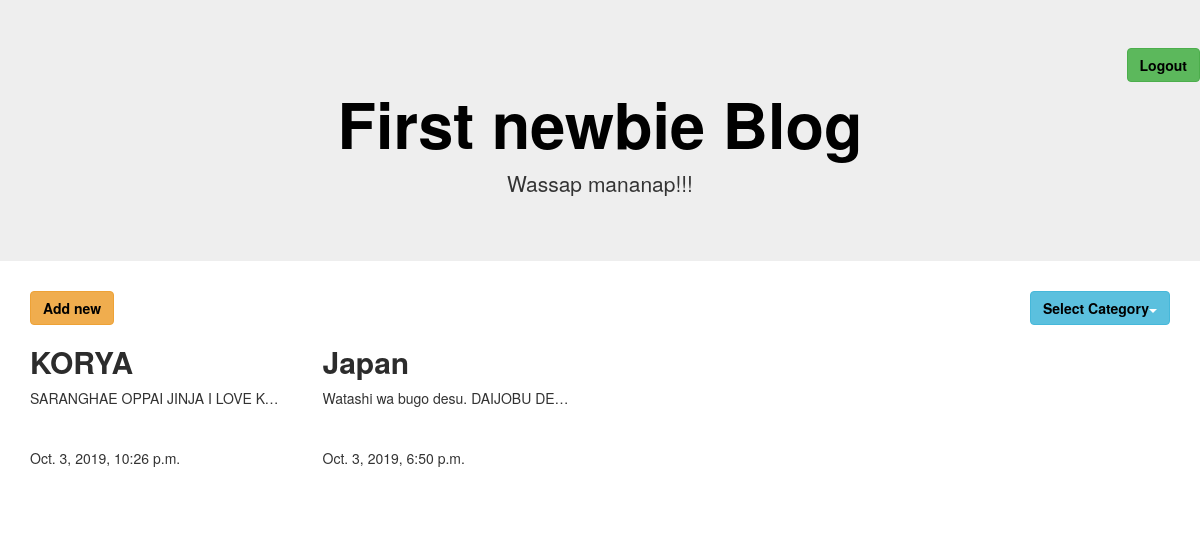
/category/4/, run on an earlier commit of the app's database.
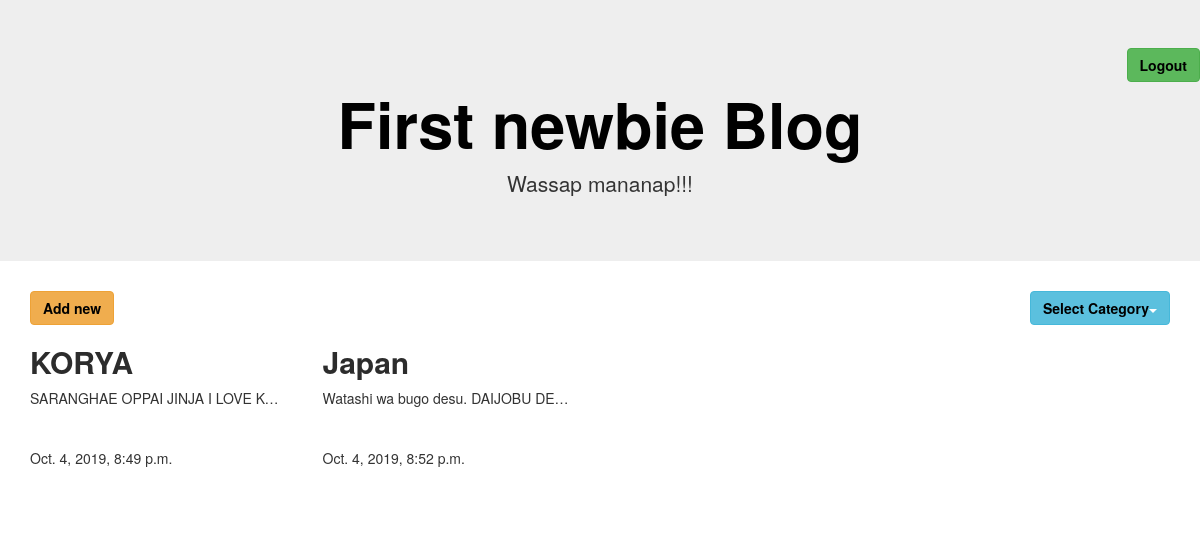
And on a later commit of the database.
### userApp/models.py (models this page shows, shortened)
class Content(models.Model):
    title = models.CharField(max_length=100)
    cont = models.TextField()
    date_published = models.DateTimeField(default=timezone.now)
    author = models.ForeignKey(settings.AUTH_USER_MODEL, on_delete=models.CASCADE)
    category = models.ForeignKey(Category, on_delete = models.CASCADE, null = True)
    tags = TaggableManager()
    image = models.ImageField(upload_to='images/', null =True)

### userApp/views.py (the view)
# urls.py: path('category/<int:category_id>/', CategoryList.as_view(), name = 'catList'),
class CategoryList(TemplateView):
    template_name = "contentList.html"
    def get(self,request,**kwargs):
        category_id = kwargs.get('category_id')
        categ = Category.objects.get(pk = category_id)
        queryset = Content.objects.filter(category = categ)
        category_list = Category.objects.all()
        return render(request,self.template_name, {"queryset":queryset, "category_list": category_list})

### userApp/templates/contentList.html (shortened to what this page needs)
    {% extends 'base.html' %}
        {% block content %}
            <div class="dropdown">
                <button type="button" class="btn btn-warning"><a href="{% url 'contNew' %}" >Add new</a></button>
                <button class="btn btn-info dropdown-toggle pull-right " type="button" data-toggle="dropdown"><a href="">Select Category</a><span class="caret"></span></button>
              </div>
            <div class="row">
                {% for con in queryset %}
                    <div class="col-sm-3">
                        <h2><a href="{% url 'contDetail' content_id=con.id %}">{{ con.title }}</a></h2>
                        <p>{{ con.cont }}</p>
                        <p>{{ con.date_published }}</p>
                    </div>
                {% endfor %}
            </div>
    </body>
    {% endblock %}

What changed in the data, as far as the page shows it:
changed Content "KORYA": date_published "Oct. 3, 2019, 10:26 p.m." → "Oct. 4, 2019, 8:49 p.m."
changed Content "Japan": date_published "Oct. 3, 2019, 6:50 p.m." → "Oct. 4, 2019, 8:52 p.m."
